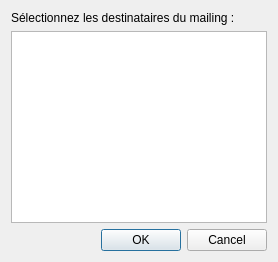
<?xml version="1.0" encoding="UTF-8"?>
<ui version="4.0">
 <class>MailingRecipientsDialog</class>
 <widget class="QDialog" name="MailingRecipientsDialog">
  <layout class="QVBoxLayout" name="verticalLayout">
   <item>
    <widget class="QLabel" name="labelInfo">
     <property name="text"><string>Sélectionnez les destinataires du mailing :</string></property>
    </widget>
   </item>
   <item>
    <widget class="QListWidget" name="listRecipients">
     <property name="selectionMode"><set>QAbstractItemView::MultiSelection</set></property>
    </widget>
   </item>
   <item>
    <widget class="QDialogButtonBox" name="buttonBox">
     <property name="orientation"><enum>Qt::Horizontal</enum></property>
     <property name="standardButtons"><set>QDialogButtonBox::Cancel|QDialogButtonBox::Ok</set></property>
    </widget>
   </item>
  </layout>
 </widget>
 <resources/>
 <connections/>
</ui>
